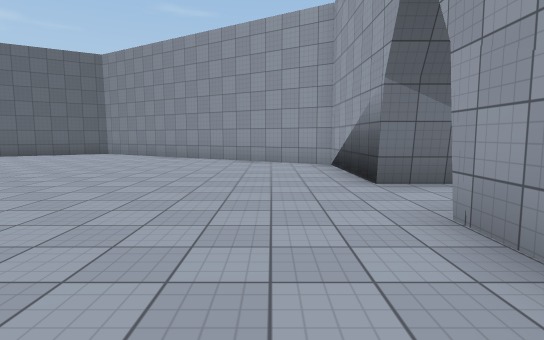
view 1 (above)

20 first-person views from a walk through a Unity game level. The camera is 1.4 m above the floor, tilts 6° down and sees 80° across. The floor is counted in squares, 2 m on a side. Each view is taken from the middle of a square. On the plan, view 1 faces up. The plan holds only what a view shows up to about 10 squares ahead; the rest is blank. The place goes on beyond the plan. The player is left out. Surface patterns are stand-ins for the level's own textures.

view 2
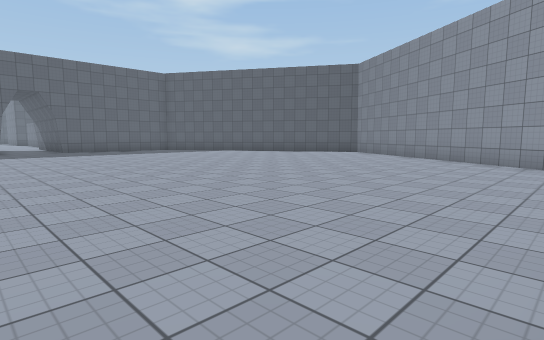

view 3
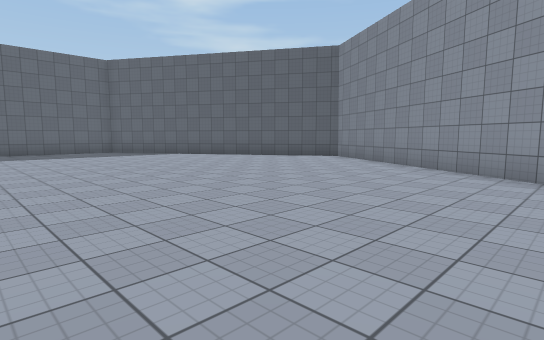

view 4
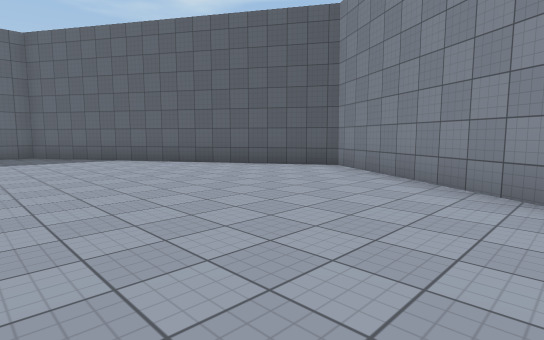

view 5
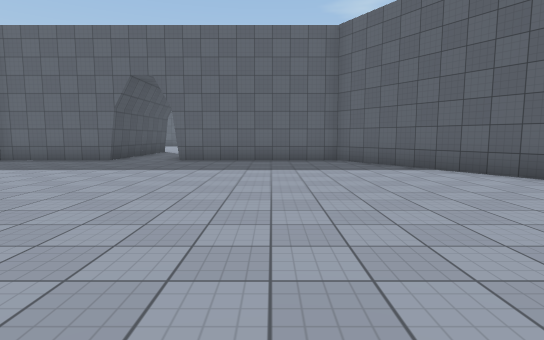

view 6
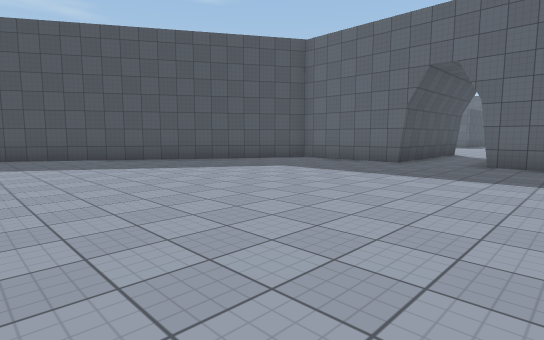

view 7
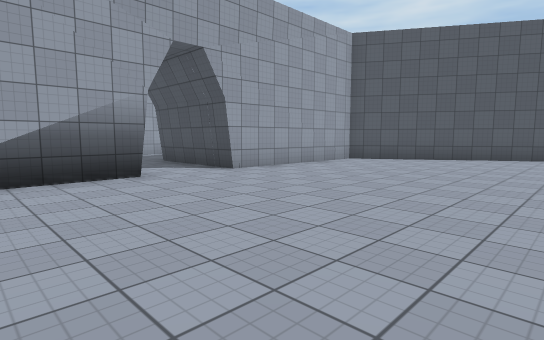

view 8
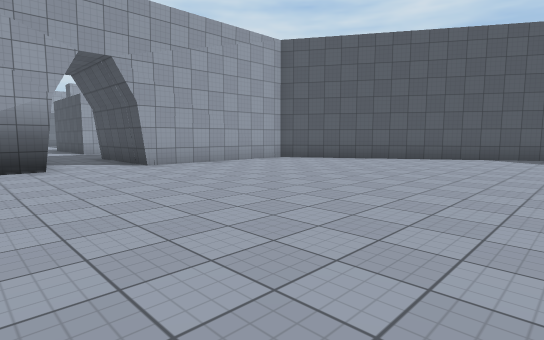

view 9
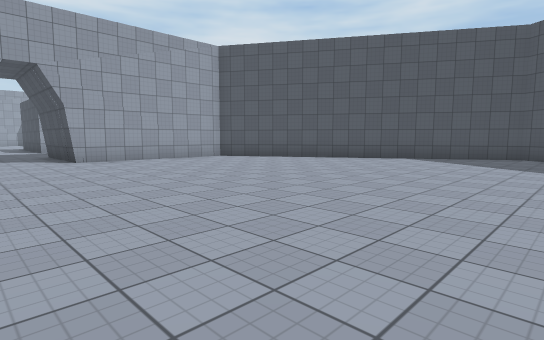

view 10
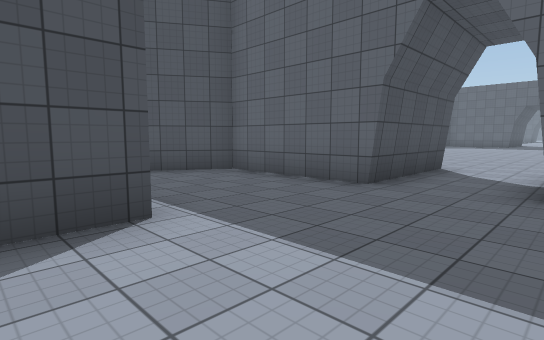

view 11
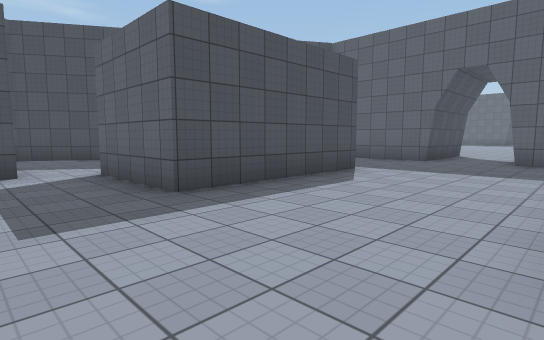

view 12
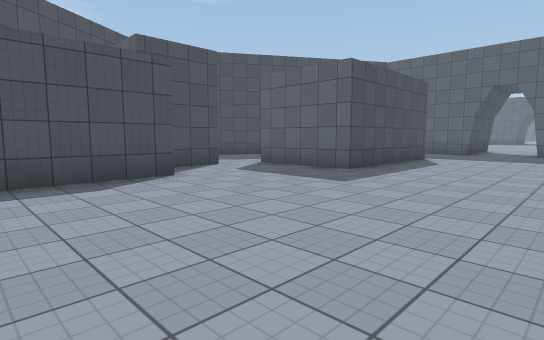

view 13
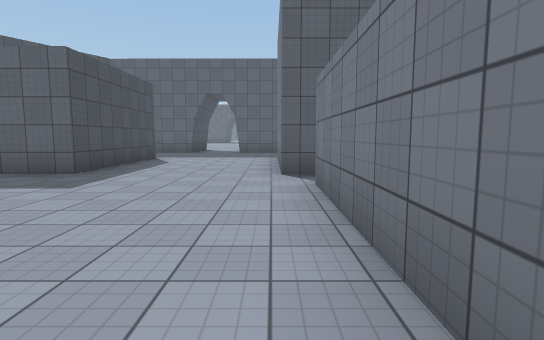

view 14
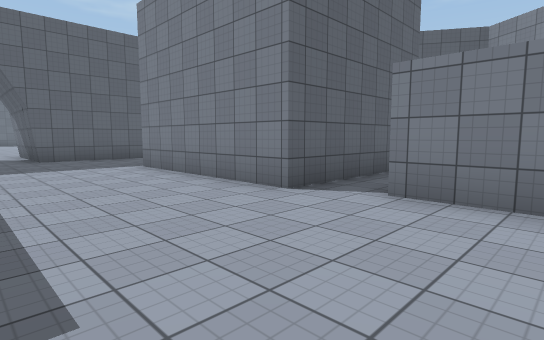

view 15
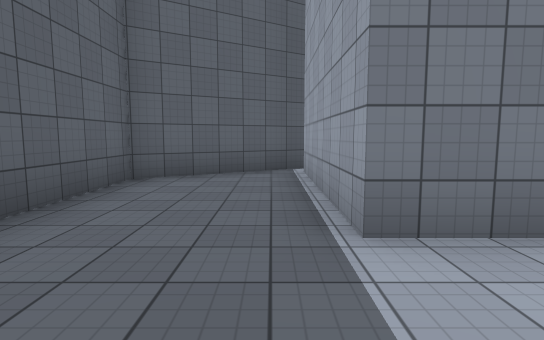

view 16
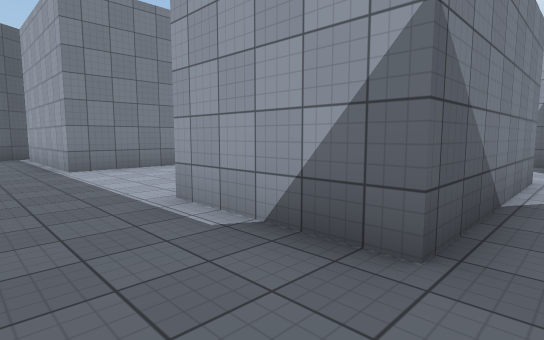

view 17
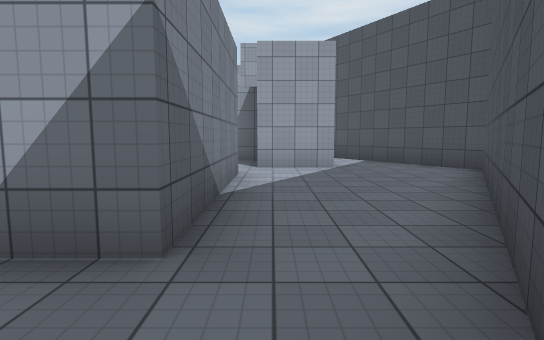

view 18
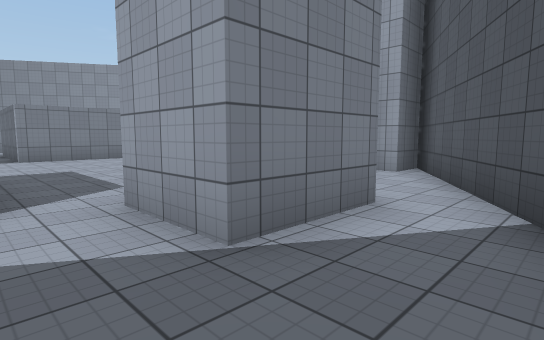

view 19
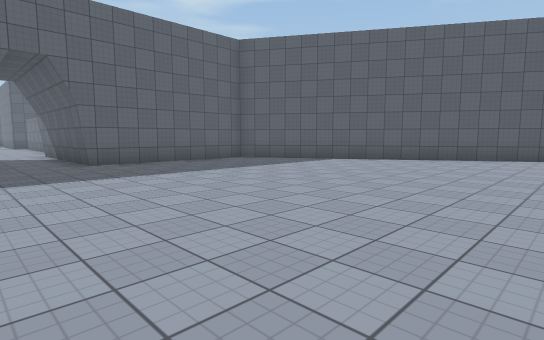

view 20
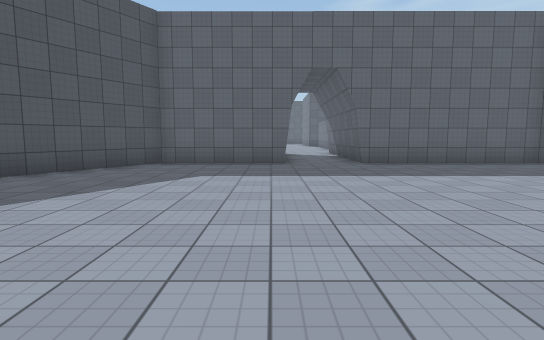

### Floor plan
Points are (right, up) in squares from view 1. A wall is a line through its corners. A room is listed if a view was taken in it or the views show most of it. See-through windows are left out.
Room 1 (views 1, 2, 3, 4, 5, 6, 7, 8, 9, 19, 20)
walls: (1.6, 4.6) (1.6, 7.8) (-6.5, 12.7) (-14.4, 7.9) (-14.4, 3.3) (-16.5, 3.3); (-16.5, 1.4) (-14.4, 1.4) (-14.4, -1.8) (-6.4, -6.7) (1.4, -1.8) (1.5, 2.7)
ways out: opening at (2, 3.5) to room 2
Room 2 (views 10, 11, 12, 13, 14, 15, 16, 17)
walls: (12, 6.2) (7.6, 6.2) (7.6, 10.4); (7.8, -0.4) (7.8, 2.3) (12, 2.3) (12, -0.4); (13.2, -0.7) (14.5, -0.7); (15.1, 0.7) (17.6, 0.7); (15.2, -0.6) (15.2, 0); (7.8, 11.1) (4.7, 9.2) (4.7, 4.6) (1.6, 4.6); (17.4, 6.6) (13.2, 6.6); (1.5, 2.7) (4.7, 2.7) (4.7, -0.5) (7, -1.9)
ways out: opening at (2, 3.5) to room 1; opening at (7, -1) to room 3; opening at (13, 0) to room 3; opening at (13, 6)
Room 3 (view 18)
walls: (12, -0.4) (7.8, -0.4); (15.2, -2.4) (13.2, -2.4) (13.2, -0.7); (7, -1.9) (12.6, -5.3) (16.7, -2.9)
ways out: opening at (7, -1) to room 2; opening at (13, 0) to room 2; opening at (16, -2) to room 4
Room 4 (no view inside)
walls: (18.2, -1.4) (18.2, -0.8); (16.7, -2.9) (18.6, -1.7)
ways out: opening at (16, -2) to room 3

Positions as (right, up) in squares from view 1, and headings:
1: (0, 0), facing up
2: (1, 0), facing up-left
3: (0, 3), facing up-left
4: (-2, 6), facing up-left
5: (-5, 6), facing left
6: (-6, 5), facing down-left
7: (-4, 7), facing down-right
8: (-6, 6), facing down-right
9: (-8, 5), facing down-right
10: (9, 5), facing down-left
11: (14, 6), facing down-left
12: (18, 6), facing down-left
13: (18, 6), facing left
14: (15, 3), facing up-left
15: (7, 4), facing up
16: (6, -1), facing up-right
17: (6, -1), facing right
18: (12, -4), facing up-right
19: (-6, 1), facing up-left
20: (-6, 1), facing left
